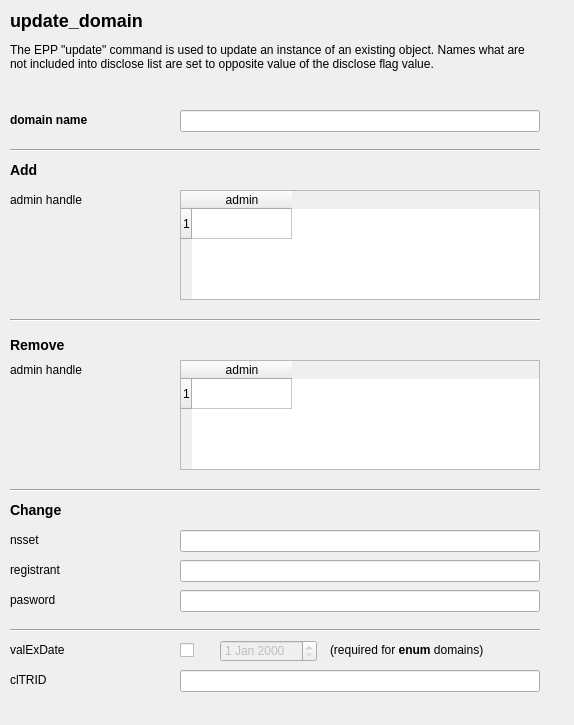
<ui version="4.0" >
 <class>FredWindow</class>
 <widget class="QWidget" name="FredWindow" >
  <property name="geometry" >
   <rect>
    <x>0</x>
    <y>0</y>
    <width>574</width>
    <height>725</height>
   </rect>
  </property>
  <property name="windowTitle" >
   <string>Update domain panel</string>
  </property>
  <widget class="QLabel" name="textLabel2" >
   <property name="geometry" >
    <rect>
     <x>10</x>
     <y>10</y>
     <width>530</width>
     <height>90</height>
    </rect>
   </property>
   <property name="text" >
    <string>&lt;h2>update_domain&lt;/h2>
The EPP "update" command is used to update an instance of an existing object.
   Names what are not included into disclose list are set to opposite value of the disclose flag value.</string>
   </property>
   <property name="alignment" >
    <set>Qt::AlignLeading|Qt::AlignLeft|Qt::AlignTop</set>
   </property>
   <property name="wordWrap" >
    <bool>true</bool>
   </property>
  </widget>
  <widget class="QLabel" name="textLabel3" >
   <property name="geometry" >
    <rect>
     <x>10</x>
     <y>110</y>
     <width>160</width>
     <height>20</height>
    </rect>
   </property>
   <property name="text" >
    <string>&lt;b>domain name&lt;/b></string>
   </property>
   <property name="wordWrap" >
    <bool>false</bool>
   </property>
  </widget>
  <widget class="QLabel" name="textLabel4" >
   <property name="geometry" >
    <rect>
     <x>10</x>
     <y>160</y>
     <width>530</width>
     <height>21</height>
    </rect>
   </property>
   <property name="text" >
    <string>&lt;h3>Add&lt;/h3></string>
   </property>
   <property name="wordWrap" >
    <bool>false</bool>
   </property>
  </widget>
  <widget class="QLabel" name="textLabel5" >
   <property name="geometry" >
    <rect>
     <x>10</x>
     <y>190</y>
     <width>160</width>
     <height>20</height>
    </rect>
   </property>
   <property name="text" >
    <string>admin handle</string>
   </property>
   <property name="wordWrap" >
    <bool>false</bool>
   </property>
  </widget>
  <widget class="Line" name="line1" >
   <property name="geometry" >
    <rect>
     <x>10</x>
     <y>140</y>
     <width>530</width>
     <height>20</height>
    </rect>
   </property>
   <property name="frameShape" >
    <enum>QFrame::HLine</enum>
   </property>
   <property name="frameShadow" >
    <enum>QFrame::Sunken</enum>
   </property>
   <property name="orientation" >
    <enum>Qt::Horizontal</enum>
   </property>
  </widget>
  <widget class="QLineEdit" name="name" >
   <property name="geometry" >
    <rect>
     <x>180</x>
     <y>110</y>
     <width>360</width>
     <height>22</height>
    </rect>
   </property>
   <property name="text" >
    <string/>
   </property>
  </widget>
  <widget class="QLabel" name="textLabel7" >
   <property name="geometry" >
    <rect>
     <x>10</x>
     <y>360</y>
     <width>160</width>
     <height>20</height>
    </rect>
   </property>
   <property name="text" >
    <string>admin handle</string>
   </property>
   <property name="wordWrap" >
    <bool>false</bool>
   </property>
  </widget>
  <widget class="Line" name="line2" >
   <property name="geometry" >
    <rect>
     <x>10</x>
     <y>310</y>
     <width>530</width>
     <height>20</height>
    </rect>
   </property>
   <property name="frameShape" >
    <enum>QFrame::HLine</enum>
   </property>
   <property name="frameShadow" >
    <enum>QFrame::Sunken</enum>
   </property>
   <property name="orientation" >
    <enum>Qt::Horizontal</enum>
   </property>
  </widget>
  <widget class="QLabel" name="textLabel8" >
   <property name="geometry" >
    <rect>
     <x>10</x>
     <y>500</y>
     <width>530</width>
     <height>21</height>
    </rect>
   </property>
   <property name="text" >
    <string>&lt;h3>Change&lt;/h3></string>
   </property>
   <property name="wordWrap" >
    <bool>false</bool>
   </property>
  </widget>
  <widget class="QLabel" name="textLabel9" >
   <property name="geometry" >
    <rect>
     <x>10</x>
     <y>640</y>
     <width>160</width>
     <height>20</height>
    </rect>
   </property>
   <property name="text" >
    <string>valExDate</string>
   </property>
   <property name="wordWrap" >
    <bool>false</bool>
   </property>
  </widget>
  <widget class="QLabel" name="textLabel1" >
   <property name="geometry" >
    <rect>
     <x>330</x>
     <y>640</y>
     <width>210</width>
     <height>20</height>
    </rect>
   </property>
   <property name="text" >
    <string>(required for &lt;b>enum&lt;/b> domains)</string>
   </property>
   <property name="wordWrap" >
    <bool>false</bool>
   </property>
  </widget>
  <widget class="QLabel" name="textLabel11" >
   <property name="geometry" >
    <rect>
     <x>10</x>
     <y>530</y>
     <width>160</width>
     <height>20</height>
    </rect>
   </property>
   <property name="text" >
    <string>nsset</string>
   </property>
   <property name="wordWrap" >
    <bool>false</bool>
   </property>
  </widget>
  <widget class="Line" name="line3" >
   <property name="geometry" >
    <rect>
     <x>10</x>
     <y>480</y>
     <width>530</width>
     <height>20</height>
    </rect>
   </property>
   <property name="frameShape" >
    <enum>QFrame::HLine</enum>
   </property>
   <property name="frameShadow" >
    <enum>QFrame::Sunken</enum>
   </property>
   <property name="orientation" >
    <enum>Qt::Horizontal</enum>
   </property>
  </widget>
  <widget class="QCheckBox" name="check_val_ex_date" >
   <property name="geometry" >
    <rect>
     <x>180</x>
     <y>640</y>
     <width>30</width>
     <height>20</height>
    </rect>
   </property>
   <property name="text" >
    <string/>
   </property>
  </widget>
  <widget class="QLineEdit" name="cltrid" >
   <property name="geometry" >
    <rect>
     <x>180</x>
     <y>670</y>
     <width>360</width>
     <height>22</height>
    </rect>
   </property>
  </widget>
  <widget class="QLabel" name="textLabel10" >
   <property name="geometry" >
    <rect>
     <x>10</x>
     <y>670</y>
     <width>160</width>
     <height>20</height>
    </rect>
   </property>
   <property name="text" >
    <string>clTRID</string>
   </property>
   <property name="wordWrap" >
    <bool>false</bool>
   </property>
  </widget>
  <widget class="QLabel" name="textLabel6" >
   <property name="geometry" >
    <rect>
     <x>10</x>
     <y>330</y>
     <width>530</width>
     <height>30</height>
    </rect>
   </property>
   <property name="text" >
    <string>&lt;h3>Remove&lt;/h3></string>
   </property>
   <property name="wordWrap" >
    <bool>false</bool>
   </property>
  </widget>
  <widget class="Line" name="line4" >
   <property name="geometry" >
    <rect>
     <x>10</x>
     <y>620</y>
     <width>530</width>
     <height>20</height>
    </rect>
   </property>
   <property name="frameShape" >
    <enum>QFrame::HLine</enum>
   </property>
   <property name="frameShadow" >
    <enum>QFrame::Sunken</enum>
   </property>
   <property name="orientation" >
    <enum>Qt::Horizontal</enum>
   </property>
  </widget>
  <widget class="QLabel" name="textLabel12" >
   <property name="geometry" >
    <rect>
     <x>10</x>
     <y>560</y>
     <width>160</width>
     <height>20</height>
    </rect>
   </property>
   <property name="text" >
    <string>registrant</string>
   </property>
   <property name="wordWrap" >
    <bool>false</bool>
   </property>
  </widget>
  <widget class="QDateEdit" name="val_ex_date" >
   <property name="enabled" >
    <bool>false</bool>
   </property>
   <property name="geometry" >
    <rect>
     <x>220</x>
     <y>640</y>
     <width>97</width>
     <height>22</height>
    </rect>
   </property>
  </widget>
  <widget class="QTableWidget" name="add_admin" >
   <property name="geometry" >
    <rect>
     <x>180</x>
     <y>190</y>
     <width>360</width>
     <height>110</height>
    </rect>
   </property>
   <property name="frameShape" >
    <enum>QFrame::StyledPanel</enum>
   </property>
   <property name="frameShadow" >
    <enum>QFrame::Sunken</enum>
   </property>
   <property name="showGrid" >
    <bool>true</bool>
   </property>
   <property name="rowCount" >
    <number>1</number>
   </property>
   <row/>
   <column>
    <property name="text" >
     <string>admin</string>
    </property>
   </column>
  </widget>
  <widget class="QTableWidget" name="rem_admin" >
   <property name="geometry" >
    <rect>
     <x>180</x>
     <y>360</y>
     <width>360</width>
     <height>110</height>
    </rect>
   </property>
   <property name="frameShape" >
    <enum>QFrame::StyledPanel</enum>
   </property>
   <property name="frameShadow" >
    <enum>QFrame::Sunken</enum>
   </property>
   <property name="showGrid" >
    <bool>true</bool>
   </property>
   <property name="rowCount" >
    <number>1</number>
   </property>
   <row/>
   <column>
    <property name="text" >
     <string>admin</string>
    </property>
   </column>
  </widget>
  <widget class="QLineEdit" name="chg_registrant" >
   <property name="geometry" >
    <rect>
     <x>180</x>
     <y>560</y>
     <width>360</width>
     <height>22</height>
    </rect>
   </property>
  </widget>
  <widget class="QLineEdit" name="chg_nsset" >
   <property name="geometry" >
    <rect>
     <x>180</x>
     <y>530</y>
     <width>360</width>
     <height>22</height>
    </rect>
   </property>
  </widget>
  <widget class="QLineEdit" name="chg_auth_info" >
   <property name="geometry" >
    <rect>
     <x>180</x>
     <y>590</y>
     <width>360</width>
     <height>22</height>
    </rect>
   </property>
  </widget>
  <widget class="QLabel" name="textLabel13" >
   <property name="geometry" >
    <rect>
     <x>10</x>
     <y>590</y>
     <width>160</width>
     <height>20</height>
    </rect>
   </property>
   <property name="text" >
    <string>pasword</string>
   </property>
   <property name="wordWrap" >
    <bool>false</bool>
   </property>
  </widget>
 </widget>
 <layoutdefault spacing="6" margin="11" />
 <pixmapfunction>qPixmapFromMimeSource</pixmapfunction>
 <tabstops>
  <tabstop>name</tabstop>
  <tabstop>add_admin</tabstop>
  <tabstop>rem_admin</tabstop>
  <tabstop>chg_nsset</tabstop>
  <tabstop>chg_registrant</tabstop>
  <tabstop>chg_auth_info</tabstop>
  <tabstop>check_val_ex_date</tabstop>
  <tabstop>val_ex_date</tabstop>
  <tabstop>cltrid</tabstop>
 </tabstops>
 <resources/>
 <connections>
  <connection>
   <sender>add_admin</sender>
   <signal>cellChanged(int,int)</signal>
   <receiver>FredWindow</receiver>
   <slot>add_admin_value_changed(int,int)</slot>
   <hints>
    <hint type="sourcelabel" >
     <x>20</x>
     <y>20</y>
    </hint>
    <hint type="destinationlabel" >
     <x>20</x>
     <y>20</y>
    </hint>
   </hints>
  </connection>
  <connection>
   <sender>add_admin</sender>
   <signal>currentCellChanged(int,int,int,int)</signal>
   <receiver>FredWindow</receiver>
   <slot>add_admin_current_changed(int,int,int,int)</slot>
   <hints>
    <hint type="sourcelabel" >
     <x>20</x>
     <y>20</y>
    </hint>
    <hint type="destinationlabel" >
     <x>20</x>
     <y>20</y>
    </hint>
   </hints>
  </connection>
  <connection>
   <sender>rem_admin</sender>
   <signal>currentCellChanged(int,int,int,int)</signal>
   <receiver>FredWindow</receiver>
   <slot>rem_admin_current_changed(int,int,int,int)</slot>
   <hints>
    <hint type="sourcelabel" >
     <x>20</x>
     <y>20</y>
    </hint>
    <hint type="destinationlabel" >
     <x>20</x>
     <y>20</y>
    </hint>
   </hints>
  </connection>
  <connection>
   <sender>rem_admin</sender>
   <signal>cellChanged(int,int)</signal>
   <receiver>FredWindow</receiver>
   <slot>rem_admin_value_changed(int,int)</slot>
   <hints>
    <hint type="sourcelabel" >
     <x>20</x>
     <y>20</y>
    </hint>
    <hint type="destinationlabel" >
     <x>20</x>
     <y>20</y>
    </hint>
   </hints>
  </connection>
  <connection>
   <sender>check_val_ex_date</sender>
   <signal>toggled(bool)</signal>
   <receiver>val_ex_date</receiver>
   <slot>setEnabled(bool)</slot>
   <hints>
    <hint type="sourcelabel" >
     <x>20</x>
     <y>20</y>
    </hint>
    <hint type="destinationlabel" >
     <x>20</x>
     <y>20</y>
    </hint>
   </hints>
  </connection>
 </connections>
</ui>
